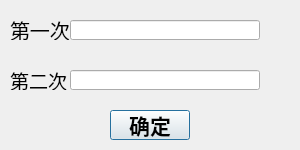
<?xml version="1.0" encoding="UTF-8"?>
<ui version="4.0">
 <class>Repsw</class>
 <widget class="QDialog" name="Repsw">
  <property name="geometry">
   <rect>
    <x>0</x>
    <y>0</y>
    <width>300</width>
    <height>150</height>
   </rect>
  </property>
  <property name="minimumSize">
   <size>
    <width>300</width>
    <height>150</height>
   </size>
  </property>
  <property name="maximumSize">
   <size>
    <width>300</width>
    <height>150</height>
   </size>
  </property>
  <property name="windowTitle">
   <string>修改密码</string>
  </property>
  <widget class="QPushButton" name="pushButton">
   <property name="geometry">
    <rect>
     <x>110</x>
     <y>110</y>
     <width>80</width>
     <height>30</height>
    </rect>
   </property>
   <property name="font">
    <font>
     <family>黑体</family>
     <pointsize>16</pointsize>
     <weight>75</weight>
     <bold>true</bold>
    </font>
   </property>
   <property name="cursor">
    <cursorShape>PointingHandCursor</cursorShape>
   </property>
   <property name="text">
    <string>确定</string>
   </property>
  </widget>
  <widget class="QLineEdit" name="lineEdit_1">
   <property name="geometry">
    <rect>
     <x>70</x>
     <y>20</y>
     <width>190</width>
     <height>20</height>
    </rect>
   </property>
   <property name="text">
    <string/>
   </property>
   <property name="maxLength">
    <number>15</number>
   </property>
  </widget>
  <widget class="QLabel" name="label_1">
   <property name="geometry">
    <rect>
     <x>10</x>
     <y>20</y>
     <width>60</width>
     <height>20</height>
    </rect>
   </property>
   <property name="font">
    <font>
     <family>黑体</family>
     <pointsize>15</pointsize>
    </font>
   </property>
   <property name="text">
    <string>第一次</string>
   </property>
  </widget>
  <widget class="QLabel" name="label_2">
   <property name="geometry">
    <rect>
     <x>10</x>
     <y>70</y>
     <width>60</width>
     <height>20</height>
    </rect>
   </property>
   <property name="font">
    <font>
     <family>黑体</family>
     <pointsize>14</pointsize>
    </font>
   </property>
   <property name="text">
    <string>第二次</string>
   </property>
  </widget>
  <widget class="QLineEdit" name="lineEdit_2">
   <property name="geometry">
    <rect>
     <x>70</x>
     <y>70</y>
     <width>190</width>
     <height>20</height>
    </rect>
   </property>
   <property name="text">
    <string/>
   </property>
   <property name="maxLength">
    <number>15</number>
   </property>
  </widget>
 </widget>
 <resources/>
 <connections/>
</ui>
